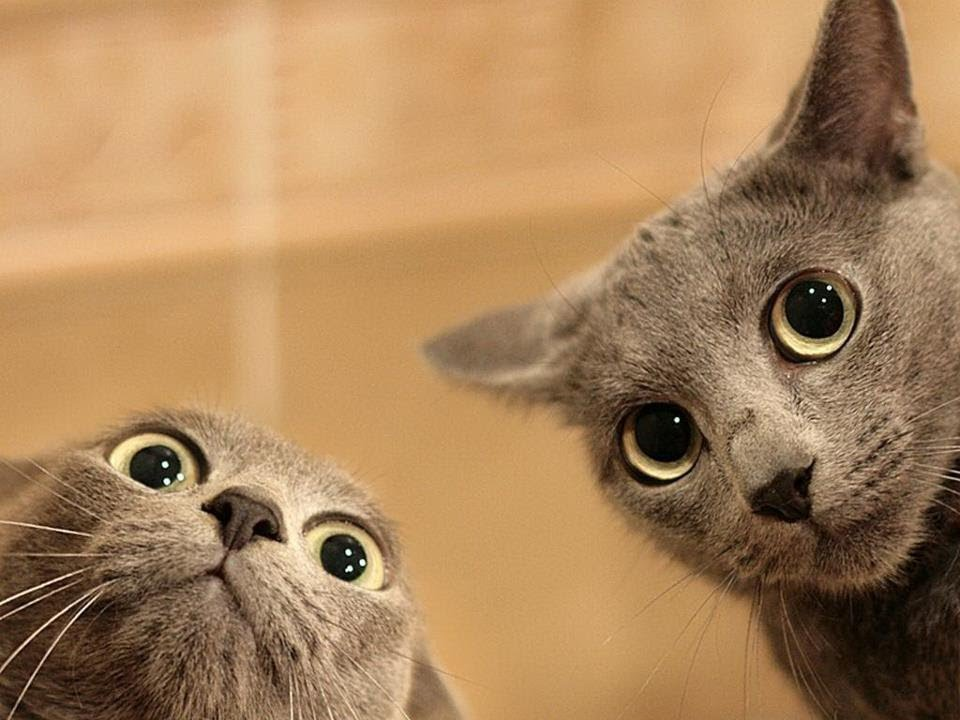
#> input picture Exercise 5/haha.jpg, 960 x 720 px
$ python data_augmentation.py
#> lines starting #> are read from the running program, lines starting #| are printed output that depends on the picture
import matplotlib.pyplot as plt
import numpy as np
from skimage import io, color
import math

# Load some fancy pictures and convert into gray scale
plt.figure()
cat = io.imread('haha.jpg')
#> cat is the input picture: shape (720, 960, 3); mean R, G, B 168.1, 131.2, 91
plt.imshow(cat, cmap='gray')


def flip_up_down(matrix):
    cols = matrix.shape[1]
    for i in range(cols):
        matrix[:, i,: ] = matrix[::-1, i,:]
    return matrix

def flip_left_right(matrix):
    rows = matrix.shape[0]
#> rows = 720
    for i in range(rows):
        matrix[i, :,:] = matrix[i, ::-1,:]
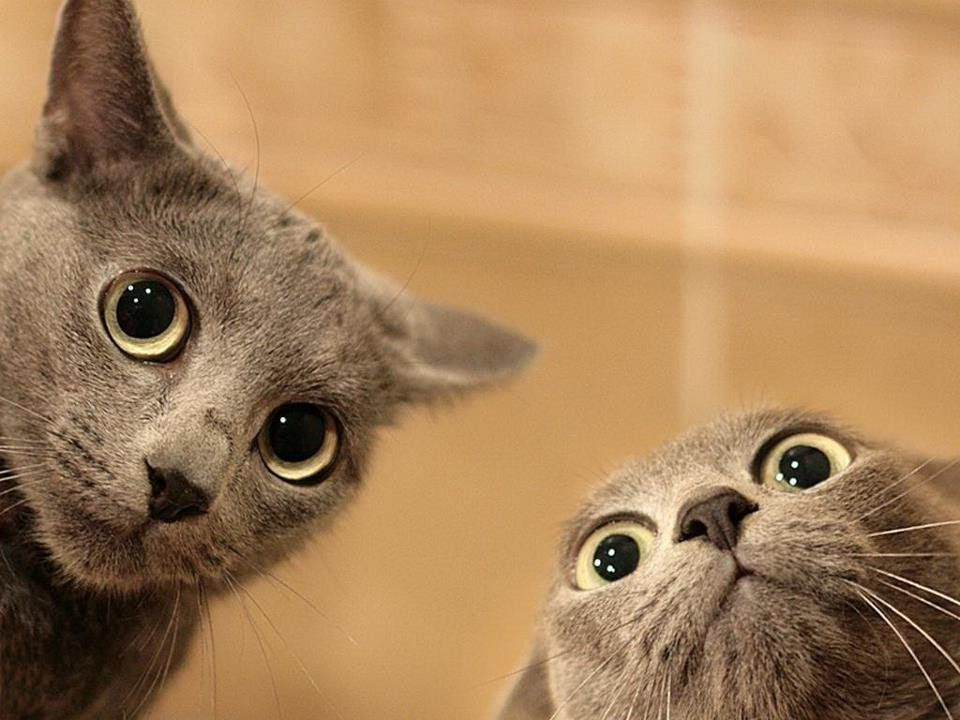
#> matrix: shape (720, 960, 3); mean R, G, B 168.1, 131.2, 91
    return matrix

cat_new = flip_left_right(cat)
plt.figure()
plt.imshow(cat_new, cmap='gray')
plt.show()
